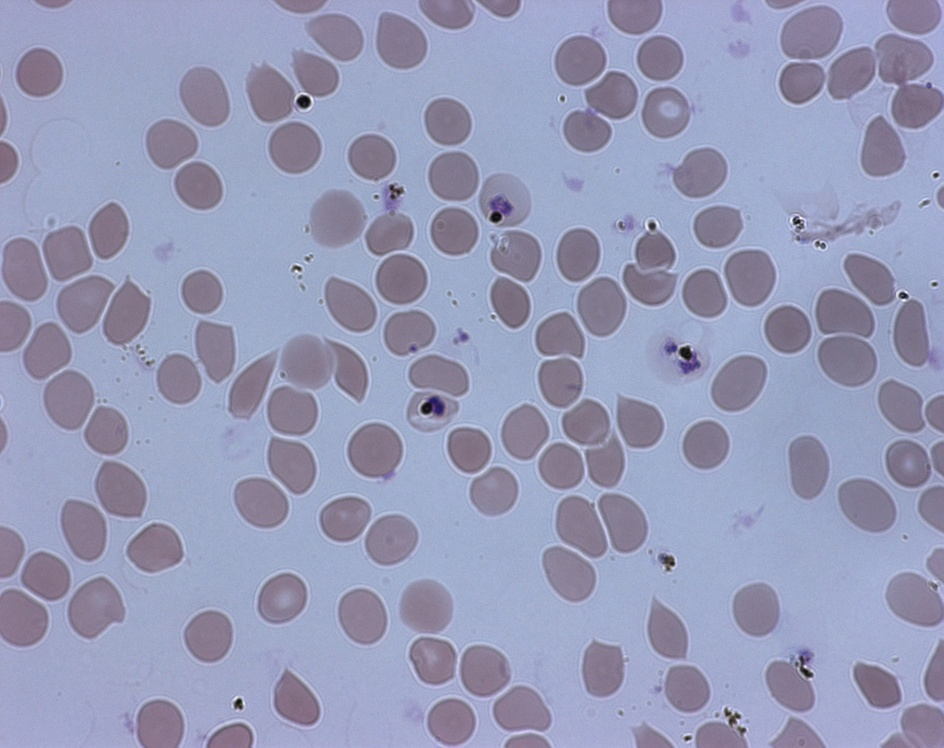
#> input picture images/001.jpg, 944 x 748 px, shrunk from 1300 x 1030 before the run
$ python report_test.py ../images/001.jpg
#> lines starting #> are read from the running program, lines starting #| are printed output that depends on the picture
#!/usr/bin/env python

import cv2, sys
import numpy as np
from matplotlib import pyplot as plt

img = cv2.imread(sys.argv[1], 0)
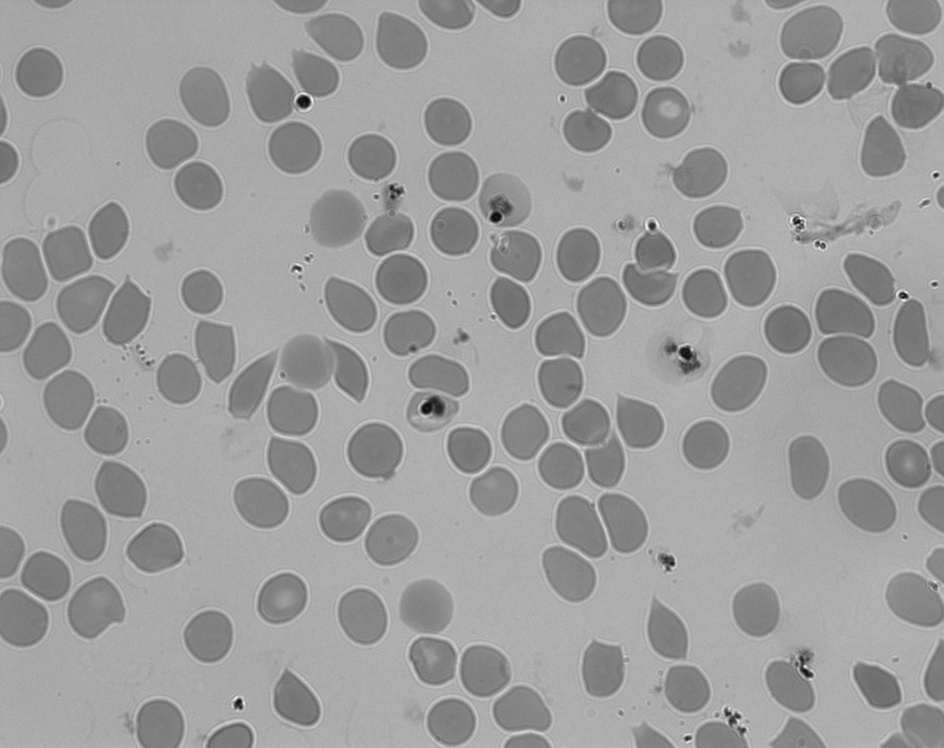
#> img: shape (748, 944); min 10, max 254, mean 156.6
equ = cv2.equalizeHist(img)
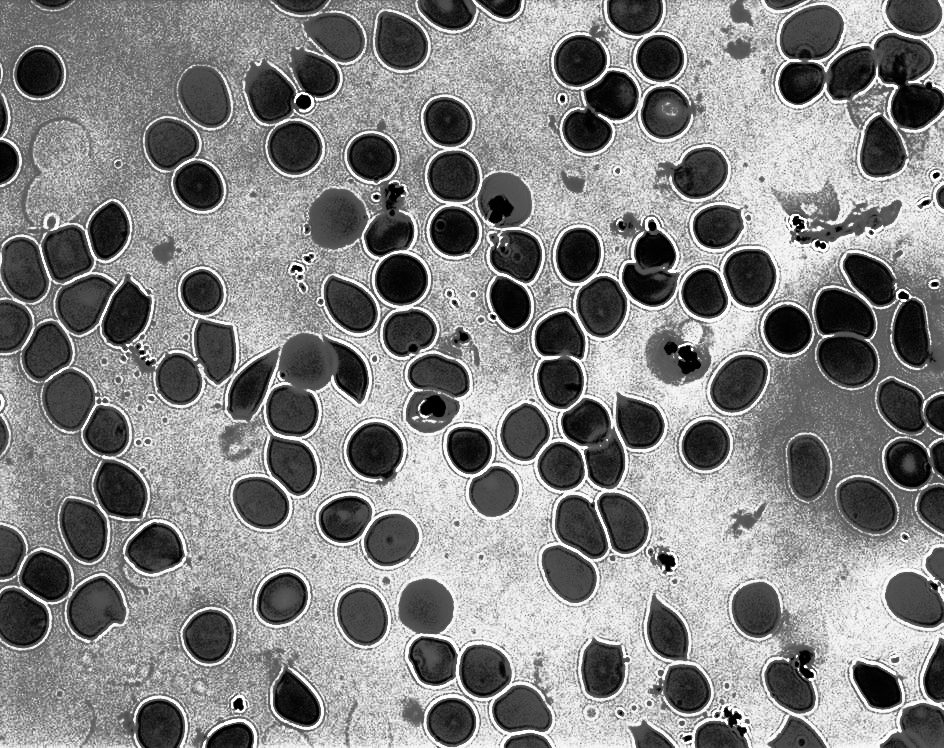
#> equ: shape (748, 944); min 0, max 255, mean 131.6

hist,bins = np.histogram(equ.flatten(),256,[0,256])
#> hist = 256 values, max 45691 at index 176, min 0 at index 6, mean 2758.2; bins = 257 values from 0 to 256
cdf = hist.cumsum()
#> cdf = 256 values from 1385 to 706112
cdf_normalized = cdf * hist.max()/ cdf.max()
#> cdf_normalized = 256 values from 89.62 to 45691
plt.plot(cdf_normalized, color = 'g')
plt.hist(equ.flatten(),256,[0,256], color = 'b')
plt.xlim([0,256])
plt.show()
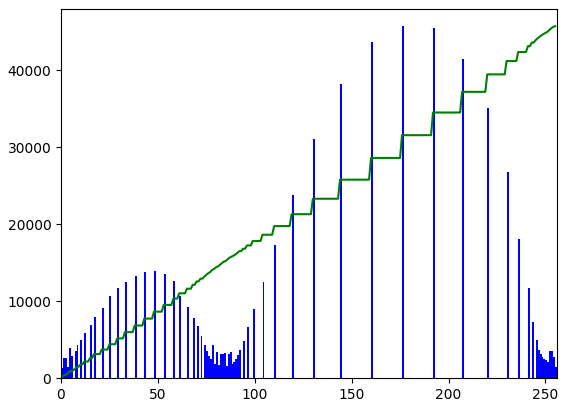
#> figure drawn by matplotlib, 1 panel; tallest bar 45691 high, from x = 176 to 177; curve peaks at x = 255, y = 45691

# equ = cv2.equalizeHist(img)

cv2.imwrite("h_e.png", equ)
# [8 lines of commented-out code are left out]
